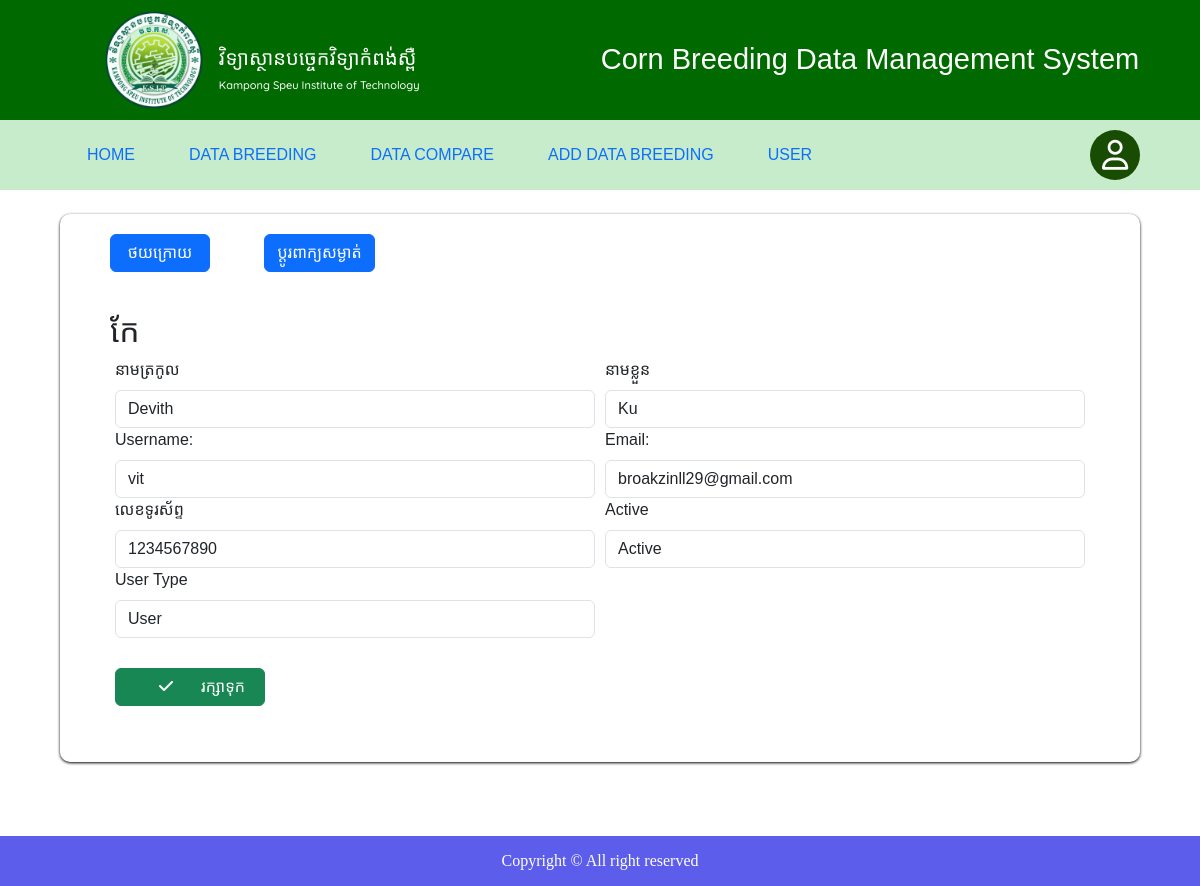
Screenshot of /admin/update_user.php?id=36 (signed in) with the database file from the repository.
### tables this page shows
CREATE TABLE `users` (
  `id` int(11) NOT NULL,
  `first_name` varchar(50) NOT NULL,
  `last_name` varchar(50) NOT NULL,
  `username` varchar(50) NOT NULL,
  `password` varchar(255) NOT NULL,
  `email` varchar(100) NOT NULL,
  `phone_number` varchar(20) NOT NULL,
  `images` text NOT NULL,
  `status` enum('active','inactive') NOT NULL DEFAULT 'active',
  `type` varchar(250) NOT NULL
);

### admin/update_user.php (the view, shortened to what this page needs)
<?php
include "include/forProfile.php";
$userId = $_GET['id'];
$sql = "SELECT * FROM users WHERE id = $userId";
$result = $conn->query($sql);
$row = $result->fetch_assoc();
?>
<!DOCTYPE html>
<html lang="en">
<head>
    <?php
    include "include/head.php";
    ?>
</head>
<body>
    <?php include_once "include/header.php" ?>
    <?php include "include/navigation.php"; ?>
    <br>
    <div class="wrappage">
        <a class=" btn btn-primary w-5" style="width: 100px;" href="user.php">ថយក្រោយ</a>
        <button type="button" id="changePasswordBtn" class="btn btn-primary" data-toggle="modal" data-target="#myModal">
            ប្ដូរពាក្យសម្ងាត់
        </button>
        <h2 class="container">កែ</h2>
        <div id="list_user" class="container">
            <form action="" method="post">
                <table id="table_add_user">
                    <tr>
                        <td>
                            <label class="form-label" for="first_name">នាមត្រកូល</label>
                            <input class="form-control" type="text" name="first_name" value="<?php echo $row['first_name']; ?>">
                        </td>
                        <td>
                            <label class="form-label" for="last_name">នាមខ្លួន</label>
                            <input class="form-control" type="text" name="last_name" value="<?php echo $row['last_name']; ?>">
                        </td>
                    </tr>
                    <tr>
                        <td>
                            <label class="form-label" for="username">Username:</label>
                            <input class="form-control" type="text" name="username" value="<?php echo $row['username']; ?>" required>
                        </td>
                        <td>
                            <label class="form-label" for="email">Email:</label>
                            <input class="form-control" type="email" name="email" value="<?php echo $row['email']; ?>">
                        </td>
                    </tr>
                    <tr>
                        <td>
                            <label class="form-label" for="phone_number">លេខទូរស័ព្ទ</label>
                            <input class="form-control" type="text" name="phone_number" value="<?php echo $row['phone_number']; ?>">
                        </td>
                        <td>
                            <label class="form-label" for="status">Active</label><br>
                            <select class="form-control" name="status" required>
                                <option value="Active" <?php echo ($row['status'] == 'active') ? 'selected' : ''; ?>>Active</option>
                            </select>
                        </td>
                    </tr>
                    <tr>
                        <td>
                            <label class="form-label" for="type">User Type<span class="text-danger"></span></label>
                            <select name="type" id="" class="form-control" required>
                                <option value="user" <?php echo ($row['type'] == 'user') ? 'selected' : ''; ?>>User</option>
                            </select><br>
                        </td>
                        <td>
                        </td>
                    </tr>
                    <tr>
                        <td>
                            <button class="btn btn-success" type="submit" name="update" style="width: 150px;"><i class="fa-solid fa-check me-1"></i>រក្សាទុក</button>
                        </td>
                        <td>
                        </td>
                    </tr>
                </table>
            </form>
        </div>
    </div>
    <br>
    <?php
    include "include/footer.php";
    ?>
</body>
</html>

### admin/style/style.css (style rules this page uses)
.wrappage { margin: 0 auto; width: 1080px; margin-bottom: 30px; overflow: hidden; box-shadow: 0 1px 3px black; border-radius: 10px; }
.wrappage { width: 1080px; }
.wrappage > div { padding: 50px; font-family: Khmer OS Battambang; }
.wrappage > div > form { float: left; width: 100%; }
.wrappage > div > form table { width: 100%; }
.wrappage > div > form > table tr :first-child { width: 100px; }
.wrappage > div > form > table tr > td { width: 300px; padding: 3px; }
.wrappage > div > form > table tr > td > input { width: 300px; }
.wrappage { width: 1080px; font-family: "Poppins","Khmer OS Battambang", sans-serif; font-weight: 100; }
.wrappage > div > form { float: left; width: 100%; margin-bottom: 20px; }
.wrappage > div > form > table tr :first-child { width: 200px; }

### admin/style/style_user.css (style rules this page uses)
.wrappage h2 { padding: 20px 50px 0px; }
.wrappage form { width: 300px; }
.wrappage #list_user { padding: 0px 50px 30px; }
.wrappage #list_user table { height: 10px; width: 100%; border-collapse: collapse; margin-bottom: 30px; font-family: "Poppins", Khmer OS Battambang, sans-serif; font-weight: 500; }
.wrappage #list_user table td { border: 1px solid #aaaaaa; padding:0px 5px; height: 50px; }

### admin/style/add_user.css (style rules this page uses)
.wrappage > a { margin: 20px 50px; width: 80px; }
.wrappage > div > form #table_add_user tr td { border: none; padding: 0 auto ; }
.wrappage > div > form > #table_add_user tr > td > input { width: 100%; }
.wrappage > div > form > #table_add_user tr :first-child { width: 50%; }

### admin/style/styledd.css (style rules this page uses)
body { font-family: Arial, sans-serif; margin: 0; padding: 0; }

### rows the page displays
users: first_name "Devith", last_name "Ku", username "vit", email "broakzinll29@gmail.com", phone_number "1234567890", status "Active", type "User"
